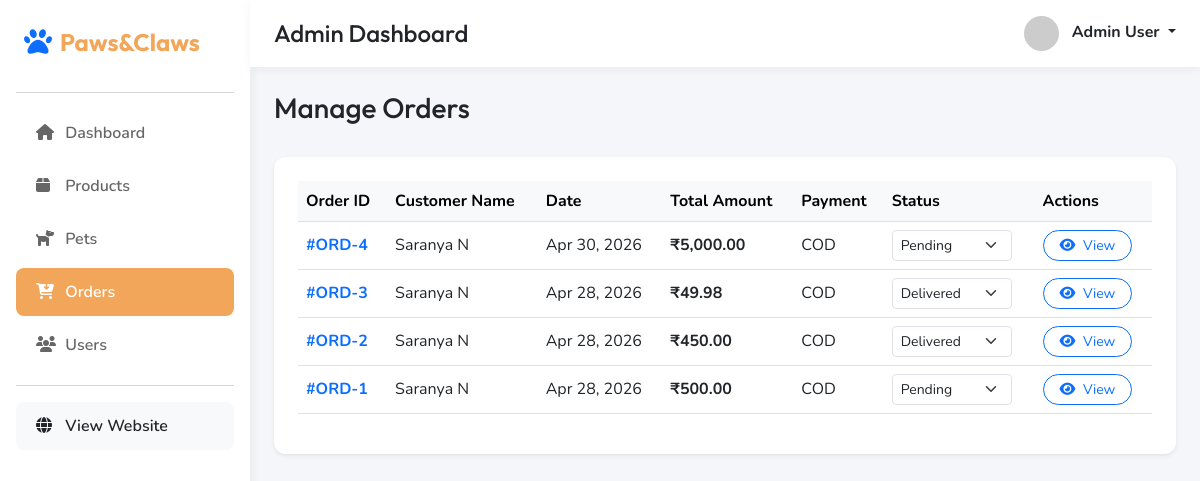
The app's page /admin/orders.php (signed in) with its own data.
### tables this page shows
CREATE TABLE `orders` (
  `id` int NOT NULL AUTO_INCREMENT,
  `user_id` int NOT NULL,
  `total_amount` decimal(10,2) NOT NULL,
  `status` varchar(20) DEFAULT 'pending',
  `payment_method` varchar(50) DEFAULT NULL,
  `shipping_address` text,
  `created_at` timestamp NULL DEFAULT CURRENT_TIMESTAMP,
  PRIMARY KEY (`id`),
  KEY `user_id` (`user_id`),
  CONSTRAINT `orders_ibfk_1` FOREIGN KEY (`user_id`) REFERENCES `users` (`id`) ON DELETE CASCADE
);

CREATE TABLE `users` (
  `id` int NOT NULL AUTO_INCREMENT,
  `first_name` varchar(50) NOT NULL,
  `last_name` varchar(50) NOT NULL,
  `email` varchar(100) NOT NULL,
  `phone` varchar(20) NOT NULL,
  `password` varchar(255) NOT NULL,
  `address` text,
  `created_at` timestamp NULL DEFAULT CURRENT_TIMESTAMP,
  PRIMARY KEY (`id`),
  UNIQUE KEY `email` (`email`)
);

### admin/orders.php (the view, shortened to what this page needs)
<?php
require_once '../includes/db.php';
include 'layout/header.php';
$stmt = $pdo->query("SELECT o.*, u.first_name, u.last_name FROM orders o JOIN users u ON o.user_id = u.id ORDER BY o.created_at DESC");
$orders = $stmt->fetchAll();
?>
<div class="d-flex justify-content-between align-items-center mb-4">
    <h3 class="brand-font">Manage Orders</h3>
</div>
<div class="card card-stat border-0 shadow-sm">
    <div class="card-body p-4">
        <div class="table-responsive">
            <table class="table align-middle table-hover">
                <thead class="table-light">
                    <tr>
                        <th>Order ID</th>
                        <th>Customer Name</th>
                        <th>Date</th>
                        <th>Total Amount</th>
                        <th>Payment</th>
                        <th>Status</th>
                        <th>Actions</th>
                    </tr>
                </thead>
                <tbody>
                    <?php if (empty($orders)): ?>
                        <tr><td colspan="7" class="text-center py-4">No orders found.</td></tr>
                    <?php else: ?>
                        <?php foreach($orders as $order): ?>
                        <tr>
                            <td class="fw-bold text-primary">#ORD-<?php echo $order['id']; ?></td>
                            <td><?php echo htmlspecialchars($order['first_name'] . ' ' . $order['last_name']); ?></td>
                            <td><?php echo date('M d, Y', strtotime($order['created_at'])); ?></td>
                            <td class="fw-bold">₹<?php echo number_format($order['total_amount'], 2); ?></td>
                            <td><?php echo strtoupper($order['payment_method']); ?></td>
                            <td>
                                <form method="POST" class="d-flex align-items-center">
                                    <select name="status" class="form-select form-select-sm" style="width: 120px;" onchange="this.form.submit()">
                                        <option value="pending" <?php echo $order['status'] === 'pending' ? 'selected' : ''; ?>>Pending</option>
                                        <option value="delivered" <?php echo $order['status'] === 'delivered' ? 'selected' : ''; ?>>Delivered</option>
                                    </select>
                                </form>
                            </td>
                            <td>
                                <button class="btn btn-sm btn-outline-primary rounded-pill px-3 view-details-btn" data-id="<?php echo $order['id']; ?>" data-bs-toggle="modal" data-bs-target="#orderDetailsModal">
                                    <i class="fa-solid fa-eye me-1"></i> View
                                </button>
                            </td>
                        </tr>
                        <?php endforeach; ?>
                    <?php endif; ?>
                </tbody>
            </table>
        </div>
    </div>
</div>
        </div>
    </div>
</div>
</body>
</html>

### admin/layout/header.php (style rules this page uses)
:root { --primary-color: #F2A65A; --secondary-color: #2E8B57; --bg-color: #f4f6f9; }
body { font-family: 'Nunito', sans-serif; background-color: var(--bg-color); }
h1, h2, h3, h4, .brand-font { font-family: 'Outfit', sans-serif; }
.card-stat { border:none; border-radius: 12px; box-shadow: 0 4px 6px rgba(0,0,0,0.05); }

### records on screen
orders: id "4", user.last_name "Saranya N", created_at "Apr 30, 2026", total_amount "5,000.00", payment_method "COD", status "Pending"
orders: id "3", user.last_name "Saranya N", created_at "Apr 28, 2026", total_amount "49.98", payment_method "COD", status "Delivered"
orders: id "2", user.last_name "Saranya N", created_at "Apr 28, 2026", total_amount "450.00", payment_method "COD", status "Delivered"
orders: id "1", user.last_name "Saranya N", created_at "Apr 28, 2026", total_amount "500.00", payment_method "COD", status "Pending"
